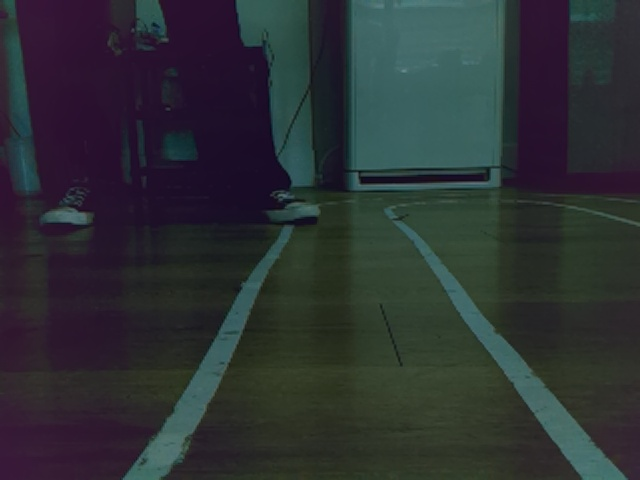
#> input picture data/lane/shot_01.jpg, 640 x 480 px
$ python -i lane_detect.py   (imports and definitions only)
#> lines starting #> are read from the running program, lines starting #| are printed output that depends on the picture; after the words box and inside, x2 and y2 are one past the last pixel; in counts of white or black regions, pixels touching at a corner belong together
"""
車道線偵測 + 中心偏移 CTE（Raspberry Pi 5 / PiCamera2）

流程（講義 p.15、p.16）：
  1. 影像讀取
  2. 前處理
       gray  模式：灰階 → 高斯模糊 → Canny          （講義原始流程）
       white 模式：灰階 → 亮度門檻 → 形態學 → Canny  （木地板 + 白膠帶，擋掉木紋）
       hsv   模式：HSV 顏色過濾 → 形態學 → Canny     （棕色 / 咖啡色膠帶）
       tophat 模式（預設）：灰階 → 白色 top-hat → 門檻 → 形態學 → 長且厚的區塊 → Canny
                     只留「比周圍亮的細長帶」：木板縫（暗線）、大片反光、牆面都會被擋掉
  3. Canny 邊緣檢測
  4. ROI 遮罩（只看畫面下半部梯形）
  5. 霍夫變換 HoughLinesP（邊緣像素 → 線段）
  6. 左右車道線擬合 + 中心線
       雙線：x0(y) = (xL(y) + xR(y)) / 2，順便更新 delta_x = xR - x0
       單線（只有右線）：x0(y) = xR(y) - delta_x      （講義 p.20）
       單線（只有左線）：x0(y) = xL(y) + delta_x
  7. CTE(y) = xc - x0(y)，xc = frame_width / 2
       CTE > 0 → 車子偏右；CTE < 0 → 車子偏左     （講義 p.18、p.21）
  8. 畫出結果 + FPS + 時間戳，存成影片

用法：
  python3 lane_detect.py                         # PiCamera 即時，錄 20 秒存 lane_output.mp4
  python3 lane_detect.py --mode white            # 木地板白膠帶（推薦）
  python3 lane_detect.py --mode hsv              # 棕色膠帶
  python3 lane_detect.py --debug                 # 錄影時每 2 秒存一張步驟拼圖到 debug/
  python3 lane_detect.py --image road.jpg        # 單張圖片測試
  python3 lane_detect.py --video in.mp4          # 用錄好的影片測試
  python3 lane_detect.py --show                  # 有螢幕時即時顯示視窗（SSH 不要加）
"""
import argparse
import time

import cv2
import numpy as np

# ---------------- 參數（依現場光線調整） ----------------
WIDTH, HEIGHT = 640, 480
CANNY_LOW, CANNY_HIGH = 20, 60      # 實拍淺色木地板：50/150 幾乎抓不到，20/60 剛好

# tophat 模式：kernel 要比畫面中最寬的膠帶還寬（車子正前方的膠帶最寬）
#   太小 → 近處膠帶被當成大片亮區濾掉；太大 → 反光條紋跑進來。實拍 27 張測下來 81 最平衡
TOPHAT_K = 81
TOPHAT_THRESH = 30       # top-hat 後亮度差超過這個才算膠帶
BLOB_MIN_LEN = 80        # 區塊的對角線長度下限（px）
BLOB_MIN_THICK = 8       # 區塊平均厚度下限 = 面積 / 對角線（反光是細條紋，膠帶是實心寬帶）

# white 模式：灰階值高於這個就算白膠帶（0-255）。抓不到膠帶就調低，木紋跑進來就調高
WHITE_THRESH = 170

# 棕色 / 咖啡色膠帶的 HSV 範圍（OpenCV: H 0-179, S 0-255, V 0-255）
HSV_LOWER = np.array([5, 80, 40])
HSV_UPPER = np.array([25, 255, 220])

# ROI：畫面下方梯形，數值是相對於寬高的比例
ROI_TOP_Y = 0.5            # 牆、家具在上半部，只看下半部地面
ROI_TOP_LEFT_X, ROI_TOP_RIGHT_X = 0.10, 0.90

# 長邊過濾：只保留外框長或寬 >= 這個像素的邊緣（膠帶邊是長線，地板反光的木紋是短碎線）
# 設成 0 就是關掉
MIN_EDGE_LEN = 120

# 霍夫變換
HOUGH_THRESHOLD = 30
HOUGH_MIN_LEN = 30
HOUGH_MAX_GAP = 40
MIN_ABS_SLOPE = 0.3          # 太水平的線段（例如地磚縫）丟掉

# 單線時用的「右線到中心線距離」delta_x(y)，講義 p.14「預先量測」、p.17
# 透視效果：越靠近畫面下方距離越大，所以分別給底部和 ROI 頂端的值，中間線性內插
DELTA_X_BOTTOM = 0.435 * WIDTH  # 10/07 第二批實測（14 張有效雙線的中位數，約 278px）
DELTA_X_TOP = 0.110 * WIDTH     # 同上（約 71px）。鏡頭角度一變這兩個值就要重算：python3 calibrate.py double_*.jpg
DELTA_SMOOTH = 0.1           # 看到雙線時，用 EMA 慢慢校正 delta_x(y)


def preprocess(frame, mode):
    """回傳 (邊緣圖, 中間結果)。"""
    if mode == "hsv":
        hsv = cv2.cvtColor(frame, cv2.COLOR_BGR2HSV)
        mask = cv2.inRange(hsv, HSV_LOWER, HSV_UPPER)
        kernel = np.ones((5, 5), np.uint8)
        mask = cv2.morphologyEx(mask, cv2.MORPH_OPEN, kernel)    # 侵蝕→膨脹：去雜訊
        mask = cv2.morphologyEx(mask, cv2.MORPH_CLOSE, kernel)   # 膨脹→侵蝕：補縫隙
        edges = cv2.Canny(mask, CANNY_LOW, CANNY_HIGH)
        return edges, mask
    if mode == "tophat":
        gray = cv2.cvtColor(frame, cv2.COLOR_BGR2GRAY)
        kernel = cv2.getStructuringElement(cv2.MORPH_ELLIPSE, (TOPHAT_K, TOPHAT_K))
        tophat = cv2.morphologyEx(gray, cv2.MORPH_TOPHAT, kernel)   # 原圖 - 開運算 = 比周圍亮的細東西
        _, mask = cv2.threshold(tophat, TOPHAT_THRESH, 255, cv2.THRESH_BINARY)
        mask = cv2.morphologyEx(mask, cv2.MORPH_OPEN, np.ones((5, 5), np.uint8))
        mask = keep_thick_blobs(mask)
        edges = cv2.Canny(mask, CANNY_LOW, CANNY_HIGH)
        return edges, mask
    if mode == "white":
        gray = cv2.cvtColor(frame, cv2.COLOR_BGR2GRAY)
        blur = cv2.GaussianBlur(gray, (5, 5), 0)
        _, mask = cv2.threshold(blur, WHITE_THRESH, 255, cv2.THRESH_BINARY)
        kernel = np.ones((5, 5), np.uint8)
        mask = cv2.morphologyEx(mask, cv2.MORPH_OPEN, kernel)
        mask = cv2.morphologyEx(mask, cv2.MORPH_CLOSE, kernel)
        edges = cv2.Canny(mask, CANNY_LOW, CANNY_HIGH)
        return edges, mask
    gray = cv2.cvtColor(frame, cv2.COLOR_BGR2GRAY)
    blur = cv2.GaussianBlur(gray, (5, 5), 0)
    edges = cv2.Canny(blur, CANNY_LOW, CANNY_HIGH)
    return edges, gray


# [12 lines left out: function keep_thick_blobs, not called in this run]


def keep_long_edges(edges, min_len=None):
    """連通元件分析：把太短的邊緣（反光、木紋）丟掉。"""
    if min_len is None:
        min_len = MIN_EDGE_LEN
    if min_len <= 0:
        return edges
    n, labels, stats, _ = cv2.connectedComponentsWithStats(edges, connectivity=8)
    keep = np.zeros(n, dtype=bool)
    keep[1:] = np.maximum(stats[1:, cv2.CC_STAT_WIDTH], stats[1:, cv2.CC_STAT_HEIGHT]) >= min_len
    return np.where(keep[labels], 255, 0).astype(np.uint8)


def roi_mask(edges):
    h, w = edges.shape
    # 矩形 ROI：只看 ROI_TOP_Y 以下的地面。不用梯形，因為彎道時膠帶常貼著畫面左右邊緣，梯形斜邊會切掉
    poly = np.array([[(0, h), (0, int(h * ROI_TOP_Y)), (w, int(h * ROI_TOP_Y)), (w, h)]], dtype=np.int32)
    mask = np.zeros_like(edges)
    cv2.fillPoly(mask, poly, 255)
    return cv2.bitwise_and(edges, mask), poly


def fit_lanes(segments, w):
    """把霍夫線段分成左右兩群，各自擬合 x = a*y + b（車道線接近垂直，用 y 當自變數比較穩）。"""
    left_pts, right_pts = [], []
    if segments is None:
        return None, None
    for x1, y1, x2, y2 in segments.reshape(-1, 4):   # OpenCV 4 是 (N,1,4)、OpenCV 5 是 (N,4)
        if x1 == x2:
            continue
        slope = (y2 - y1) / (x2 - x1)
        if abs(slope) < MIN_ABS_SLOPE:
            continue
        mid_x = (x1 + x2) / 2
        # 影像座標 y 向下：左線斜率 < 0、右線斜率 > 0
        if slope < 0 and mid_x < w * 0.6:
            left_pts += [(x1, y1), (x2, y2)]
        elif slope > 0 and mid_x > w * 0.4:
            right_pts += [(x1, y1), (x2, y2)]

    def fit(pts):
        if len(pts) < 2:
            return None
        pts = np.array(pts)
        a, b = np.polyfit(pts[:, 1], pts[:, 0], 1)
        return a, b

    return fit(left_pts), fit(right_pts)


def x_at(line, y):
    a, b = line
    return a * y + b


class LaneDetector:
    def __init__(self, mode="gray"):
        self.mode = mode
        # delta_x(y) = a*y + b，用 (底部值, 頂端值) 兩點定義
        self.delta_bottom = DELTA_X_BOTTOM
        self.delta_top = DELTA_X_TOP

    # [4 lines left out: function delta_x, not called in this run]

    def process(self, frame):
        h, w = frame.shape[:2]
        xc = w / 2
        y_bottom, y_top = h - 1, int(h * ROI_TOP_Y)

        edges, stage = preprocess(frame, self.mode)
        edges = keep_long_edges(edges)
        roi_edges, poly = roi_mask(edges)
        segments = cv2.HoughLinesP(roi_edges, 1, np.pi / 180, HOUGH_THRESHOLD,
                                   minLineLength=HOUGH_MIN_LEN, maxLineGap=HOUGH_MAX_GAP)
        left, right = fit_lanes(segments, w)

        # ---- 中心線 x0(y) ----
        if left and right:
            state = "DOUBLE"
            center = lambda y: (x_at(left, y) + x_at(right, y)) / 2
            # 雙線時量測 delta_x = x2 - x0（講義 p.17），存起來給單線用
            k = DELTA_SMOOTH
            self.delta_bottom = (1 - k) * self.delta_bottom + k * (x_at(right, y_bottom) - center(y_bottom))
            self.delta_top = (1 - k) * self.delta_top + k * (x_at(right, y_top) - center(y_top))
        elif right:
            state = "RIGHT ONLY"
            center = lambda y: x_at(right, y) - self.delta_x(y, h)      # x0 = x2 - delta_x
        elif left:
            state = "LEFT ONLY"
            center = lambda y: x_at(left, y) + self.delta_x(y, h)
        else:
            state = "NO LANE"
            center = None

        out = frame.copy()
        cv2.polylines(out, poly, True, (255, 200, 0), 1)                 # ROI
        for line in (left, right):
            if line:
                p1 = (int(x_at(line, y_bottom)), y_bottom)
                p2 = (int(x_at(line, y_top)), y_top)
                cv2.line(out, p1, p2, (255, 0, 255), 4)                   # 車道線：洋紅
        cv2.line(out, (int(xc), y_top), (int(xc), y_bottom), (0, 255, 0), 1)  # xc：綠

        cte = None
        if center:
            pts = [(int(center(y)), y) for y in range(y_top, h, 10)]
            cv2.polylines(out, [np.array(pts, np.int32)], False, (0, 0, 255), 3)  # 中心線：紅
            x0 = center(y_bottom)
            cte = xc - x0
            cv2.circle(out, (int(x0), y_bottom - 5), 6, (0, 0, 255), -1)

        return out, {"state": state, "cte": cte, "delta_x": self.delta_bottom,
                     "edges": edges, "roi_edges": roi_edges, "stage": stage,
                     "segments": segments, "frame": frame, "left": left, "right": right}


# [148 lines left out: functions debug_panel, draw_hud, run_image, frames_from_camera, frames_from_video, run_stream and 1 more, not called in this run]


# [2 lines not run here, left out]

>>> import cv2
>>> picture = cv2.imread('data/lane/shot_01.jpg')
#> picture is the input picture: shape (480, 640, 3); mean B, G, R 51.2, 48.7, 44.2
>>> result = LaneDetector().process(picture)
#> in preprocess, `edges = cv2.Canny(blur, CANNY_LOW, CANNY_HIGH)`:
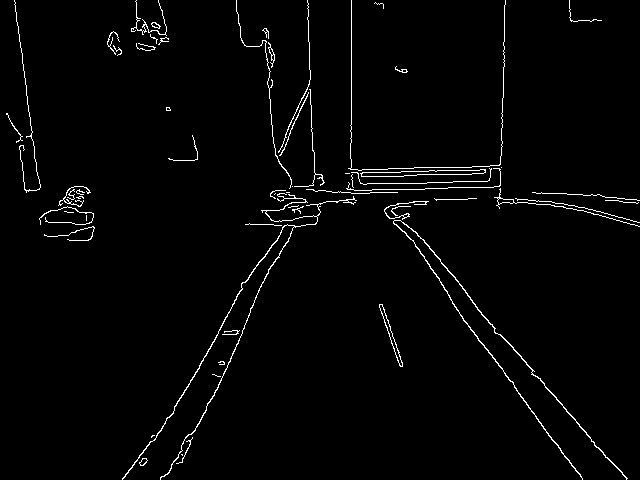
#> edges: shape (480, 640); 2% white in thin lines or dots
#> in keep_long_edges, `n, labels, stats, _ = cv2.connectedComponentsWithStats(edges, connecti..`:
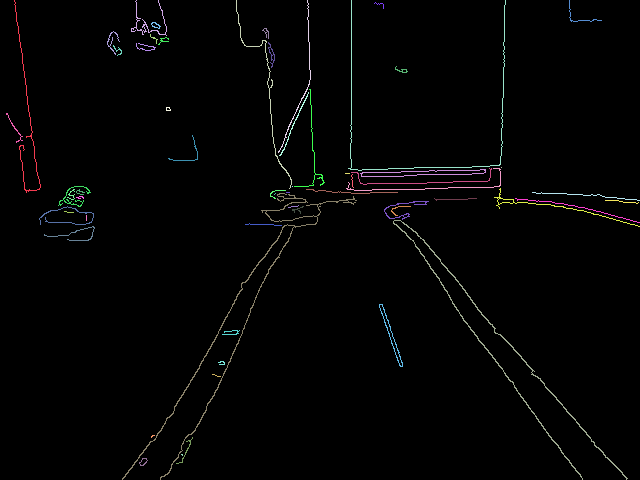
#> labels: shape (480, 640) int32; 61 distinct labels, from 0 to 60; one colour per label, 0 black
#> in keep_long_edges, `n, labels, stats, _ = cv2.connectedComponentsWithStats(edges, connecti..`: n = 61; stats = 61 rows, first 6: [0, 0, 640, 480, 300999], [14, 0, 27, 193, 270], [131, 0, 36, 36, 152], [236, 0, 56, 189, 251], [278, 0, 33, 153, 171], [348, 0, 158, 171, 487]
#> in keep_long_edges, `return np.where(keep[labels], 255, 0).astype(np.uint8)`: returned value: shape (480, 640); 1.3% white in thin lines or dots
#> in roi_mask, `cv2.fillPoly(mask, poly, 255)`:
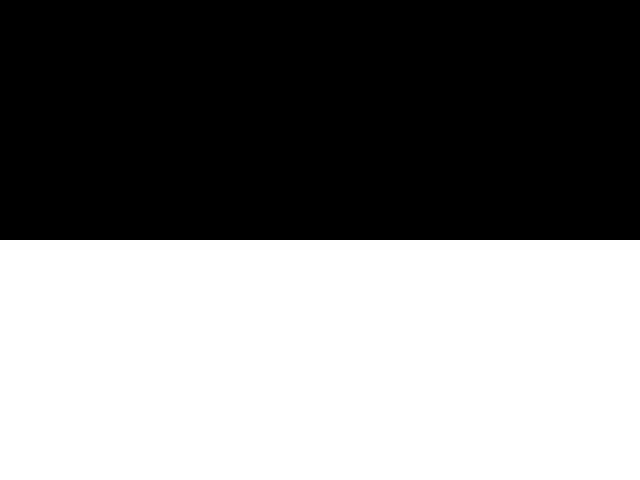
#> mask: shape (480, 640); 50% white; 1 white region, box (x1, y1, x2, y2) and area: (0, 240, 640, 480) 153600
#> in process, `roi_edges, poly = roi_mask(edges)`:
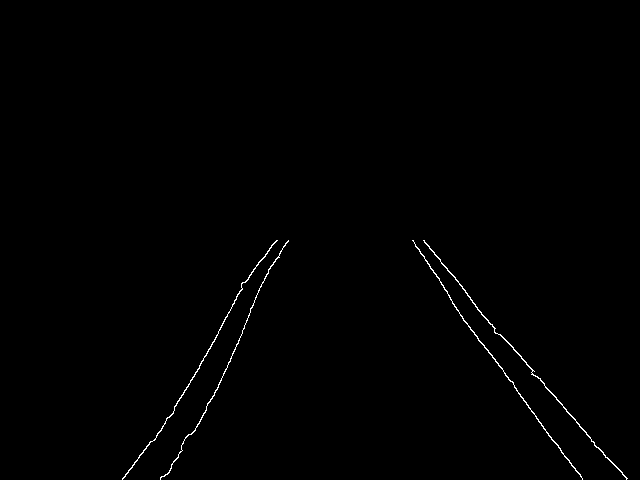
#> roi_edges: shape (480, 640); 0.51% white in thin lines or dots, all inside (x1, y1, x2, y2) = (122, 240, 628, 480)
#> in process, `roi_edges, poly = roi_mask(edges)`: poly = [[0, 480], [0, 240], [640, 240], [640, 480]]
#> in process, `segments = cv2.HoughLinesP(roi_edges, 1, np.pi / 180, HOUGH_THRESHOLD,..`: segments = 19 rows, first 6: [424, 240, 462, 286], [472, 302, 626, 479], [450, 299, 564, 456], [467, 295, 626, 478], [172, 414, 251, 272], [448, 295, 576, 471]
#> the loop in fit_lanes, `for x1, y1, x2, y2 in segments.reshape(-1, 4):` made 19 passes
#> (x1, y1, x2, y2, slope, mid_x, right_pts) on pass 2: (472, 302, 626, 479, 1.15, 549, [(424, 240), (462, 286), (472, 302), (626, 479)])
#> (x1, y1, x2, y2, slope, mid_x, left_pts) on pass 7: (202, 417, 244, 327, -2.14, 223, [(172, 414), (251, 272), (202, 417), (244, 327)])
#> in fit, `pts = np.array(pts)`: pts = 18 rows, first 8: [172, 414], [251, 272], [202, 417], [244, 327], [122, 479], [172, 413], [167, 474], [188, 434]
#> in fit, `a, b = np.polyfit(pts[:, 1], pts[:, 0], 1)`: a = -0.553; b = 413.8
#> in fit (call 2), `pts = np.array(pts)`: pts = 20 rows, first 8: [424, 240], [462, 286], [472, 302], [626, 479], [450, 299], [564, 456], [467, 295], [626, 478]
#> in process, `left, right = fit_lanes(segments, w)`: left = (-0.553, 413.8); right = (0.76, 235)
#> in x_at, `a, b = line`: a = 0.76; b = 235
#> in process, `self.delta_bottom = (1 - k) * self.delta_bottom + k * (x_at(right, y_b..`: self.delta_bottom = 273
#> in process, `self.delta_top = (1 - k) * self.delta_top + k * (x_at(right, y_top) - ..`: self.delta_top = 70.17
#> in process, `cv2.polylines(out, poly, True, (255, 200, 0), 1)`:
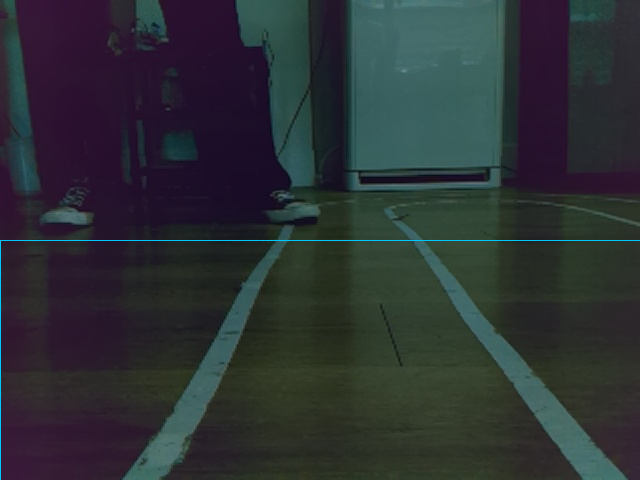
#> out: shape (480, 640, 3); 0.29% of pixels changed, all inside (x1, y1, x2, y2) = (0, 240, 640, 480)
#> the loop in process, `for line in (left, right):` made 2 passes
#> (p1, p2) on passes 1 to 2: ((149, 479), (281, 240)), ((598, 479), (417, 240))
#> after the loop in process, `for line in (left, right):`:
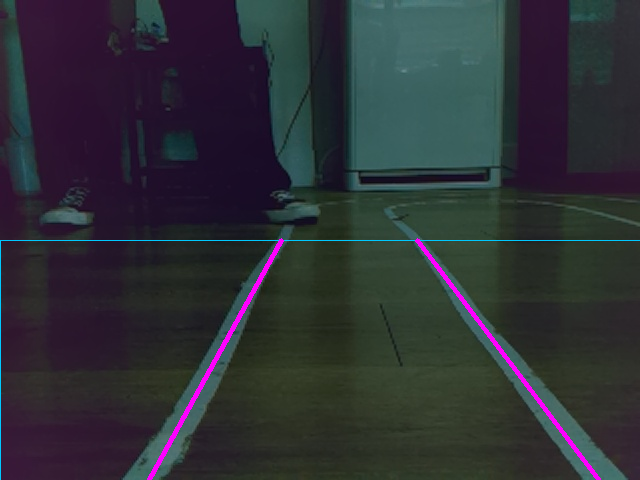
#> out: shape (480, 640, 3); 0.89% of pixels changed, all inside (x1, y1, x2, y2) = (147, 238, 601, 480)
#> in process, `pts = [(int(center(y)), y) for y in range(y_top, h, 10)]`: pts = [(349, 240), (350, 250), (351, 260), (352, 270), (353, 280), (354, 290), (355, 300), (356, 310), (357, 320), (358, 330), (359, 340), (360, 350), (361, 360), (362, 370), (363, 380), (364, 390), (365, 400), (366, 410), (367, 420), (368, 430), (369, 440), (370, 450), (372, 460), (373, 470)]
#> in process, `cv2.polylines(out, [np.array(pts, np.int32)], False, (0, 0, 255), 3)`:
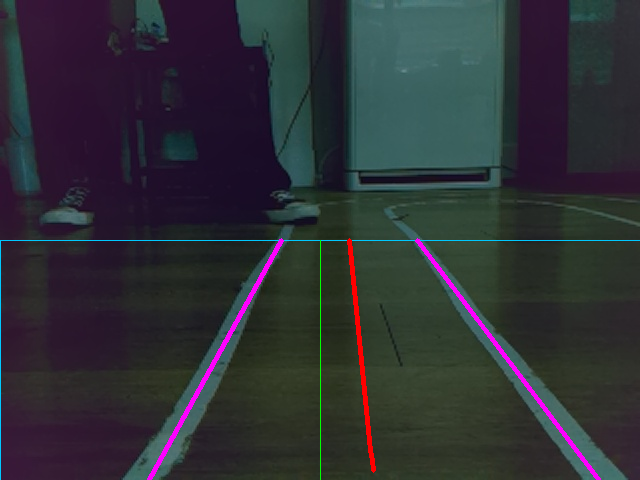
#> out: shape (480, 640, 3); mean B, G, R 53, 48.2, 46.5
#> in process, `cv2.circle(out, (int(x0), y_bottom - 5), 6, (0, 0, 255), -1)`: out: shape (480, 640, 3); 0.03% of pixels changed, all inside (x1, y1, x2, y2) = (367, 469, 380, 480)
